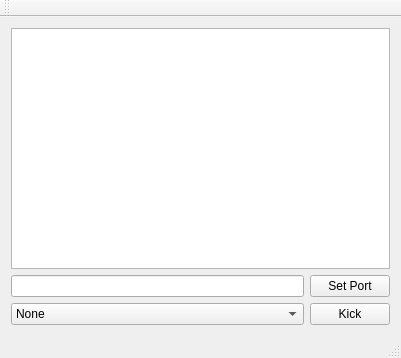
<?xml version="1.0" encoding="UTF-8"?>
<ui version="4.0">
 <class>MainWindow</class>
 <widget class="QMainWindow" name="MainWindow">
  <property name="geometry">
   <rect>
    <x>0</x>
    <y>0</y>
    <width>401</width>
    <height>358</height>
   </rect>
  </property>
  <property name="windowTitle">
   <string>QTCPServer</string>
  </property>
  <property name="styleSheet">
   <string notr="true"/>
  </property>
  <widget class="QWidget" name="centralWidget">
   <layout class="QGridLayout" name="gridLayout">
    <item row="1" column="0">
     <widget class="QLineEdit" name="port"/>
    </item>
    <item row="0" column="0" colspan="2">
     <widget class="QTextBrowser" name="textBrowser_receivedMessages">
      <property name="styleSheet">
       <string notr="true"/>
      </property>
     </widget>
    </item>
    <item row="1" column="1">
     <widget class="QPushButton" name="setPort">
      <property name="text">
       <string>Set Port</string>
      </property>
     </widget>
    </item>
    <item row="2" column="0">
     <widget class="QComboBox" name="receiverBox">
      <item>
       <property name="text">
        <string>None</string>
       </property>
      </item>
     </widget>
    </item>
    <item row="2" column="1">
     <widget class="QPushButton" name="KickButton">
      <property name="text">
       <string>Kick</string>
      </property>
     </widget>
    </item>
   </layout>
  </widget>
  <widget class="QMenuBar" name="menuBar">
   <property name="geometry">
    <rect>
     <x>0</x>
     <y>0</y>
     <width>401</width>
     <height>22</height>
    </rect>
   </property>
  </widget>
  <widget class="QToolBar" name="mainToolBar">
   <attribute name="toolBarArea">
    <enum>TopToolBarArea</enum>
   </attribute>
   <attribute name="toolBarBreak">
    <bool>false</bool>
   </attribute>
  </widget>
  <widget class="QStatusBar" name="statusBar"/>
 </widget>
 <layoutdefault spacing="6" margin="11"/>
 <resources/>
 <connections/>
</ui>
